Frame 1 (no input): blank canvas, image omitted
Frame 60 (the mouse pressed at the canvas centre just before this capture): blank canvas, image omitted
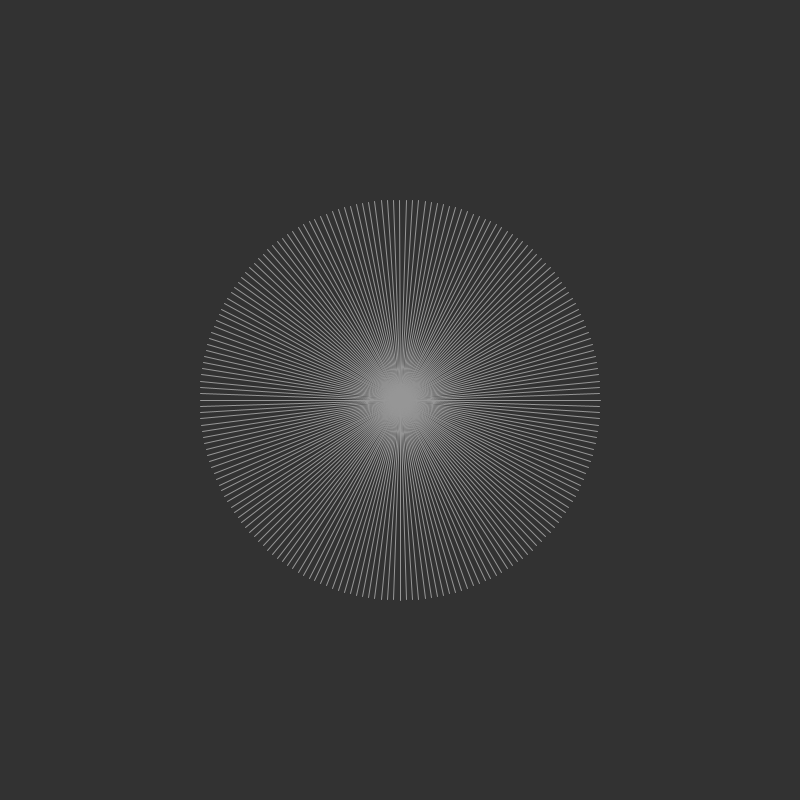
Frame 120 (the mouse held since frame 60 and released just before this capture)

The Processing sketch whose frames 1 and 60 were blank and that drew this single picture after the mouse press (run headless with seeded random() and noise(); from frame 60 on, the mouse is pressed at the canvas centre):

// Processing sketch: Structure_14_Radial_Lines
// ── Structure_14_Radial_Lines.pde
//KP S25 DMP
//Programming Data Visualition 
//DataVis Processing Toolkit

void setup() {
  size(800, 800);
}

void draw() {
  background(50);
  float lineLength = mouseX/2;
  int lineCount = mouseY/2;
  float intraLineAngle = TWO_PI/lineCount;
  for (int i=0; i<lineCount; i++) {
    float posx = lineLength * sin(i*intraLineAngle) + width/2;
    float posy = lineLength * cos(i*intraLineAngle) + height/2;
    noFill();
    stroke(150);
    line(width/2, height/2, posx, posy);
  }
}
